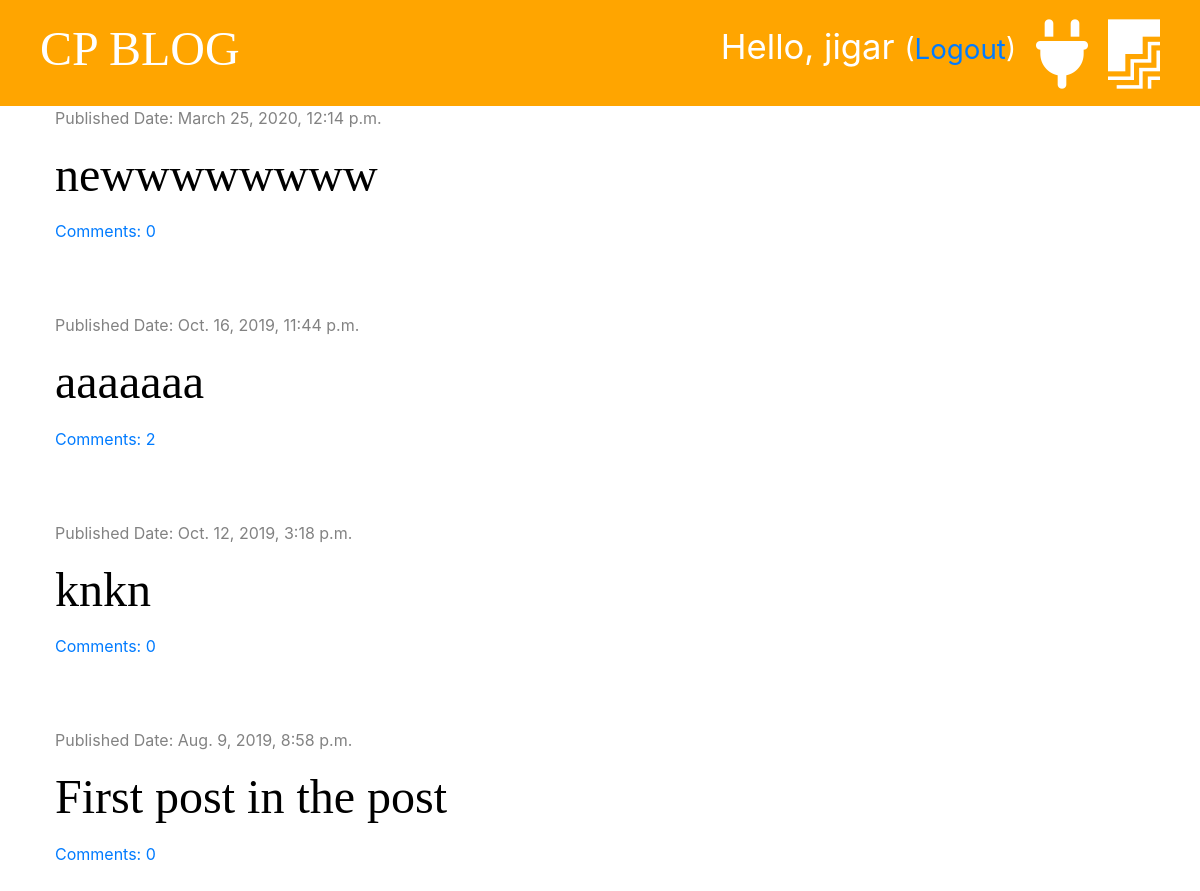
The app's page / (signed in) with its own data.
### blog/models.py (models this page shows, shortened)
class Post(models.Model):
    author = models.ForeignKey('auth.User', on_delete=models.CASCADE)
    title = models.CharField(max_length=200)
    text = models.TextField()
    created_date = models.DateTimeField(default=timezone.now)
    published_date = models.DateTimeField(blank=True, null=True)
    def approved_comments(self):
        return self.comments.filter(approved=True)

### blog/views.py (the view)
# urls.py: path('', views.post_list, name='post_list'),
def post_list(request, ):
    posts = Post.objects.filter(published_date__lte=timezone.now()).order_by('-published_date')
    stuff_for_frontend = {'posts': posts}
    return render(request, 'blog/post_list.html', stuff_for_frontend)

### blog/templatetags/markdownify.py (called while the page is built)
@register.filter
def markdown(value):
    renderer = HighlightRenderer()
    markdown = mistune.Markdown(renderer=renderer)
    return markdown(value)

### blog/templates/blog/post_list.html (shortened to what this page needs)
{% extends 'blog/base.html' %}
{% load markdownify %}
{% block content %}
            {% for post in posts %}
                <div class="post">
                    <div class="date">
                        <p>Published Date: {{ post.published_date }}</p>
                    </div>
                    <h1><a href="{% url 'post_detail' pk=post.pk %}">{{ post.title }}</a></h1>
                    <a href="{% url 'post_detail' pk=post.pk %}">Comments: {{ post.approved_comments.count}}</a>
                </div>
            {% endfor %}
{% endblock %}

### blog/templates/blog/base.html (shortened to what this page needs)
<!DOCTYPE html>
<html>
<head>
    <link rel="stylesheet" href="https://stackpath.bootstrapcdn.com/bootstrap/4.3.1/css/bootstrap.min.css">
    {% load static %}
    <link rel="stylesheet" type="text/css" href="{% static 'blog/blog.css' %}">
    <link rel="stylesheet" type="text/css" href="{% static 'blog/zenburn.css' %}">
</head>
<body>
<div class="page-header">
    {% if user.is_authenticated %}
        <a href="{% url 'post_draft_list' %}" class="top-menu"><i class="fab fa-firstdraft fa-2x"></i></a>
        <a href="{% url 'new_post' %}" class="top-menu"><i class="fas fa-plug fa-2x" style="color: white;"></i></a>
        <p class="top-menu">Hello, {{user.username}} <small> (<a href="{% url 'logout' %}">Logout</a>)</small> </p>
    {% else %}
        <a href="{% url 'login' %}" class="top-menu"><i class="fas fa-sign-in-alt fa-2x" style="color: white;"></i></a>
    {% endif %}
    <h1><a href="{% url 'post_list' %}">CP BLOG</a></h1>
</div>
<div class="content container">
    <div class="row">
        <div class="col-md-8">
           {% block content %}
           {% endblock %}
        </div>
    </div>
</div>
</body>
</html>

### blog/static/blog/blog.css (style rules this page uses)
.page-header { background-color: orange; margin-top: 0px; padding: 20px 20px 20px 40px; }
.page-header h1, .page-header h1 a { color: #ffffff; font-size: 36pt; text-decoration: none; }
h1, h2, h3, h4 { font-family: 'Tangerine', 'Inconsolata', 'Droid Sans', serif; font-size: 48px; }
.content { margin-left: 40px; }
.date { color: #828282; }
.post { margin-bottom: 70px; }
.post h1 a { color: black; }
.top-menu { color: #ffffff; float: right; font-size: 26pt; margin-right: 20px; }

### records on screen
Post: published_date "March 25, 2020, 12:14 p.m.", title "newwwwwwww", approved_comments.count "0"
Post: published_date "Oct. 16, 2019, 11:44 p.m.", title "aaaaaaa", approved_comments.count "2"
Post: published_date "Oct. 12, 2019, 3:18 p.m.", title "knkn", approved_comments.count "0"
Post: published_date "Aug. 9, 2019, 8:58 p.m.", title "First post in the post", approved_comments.count "0"

### other values on screen
{{ user.username }} "jigar"
